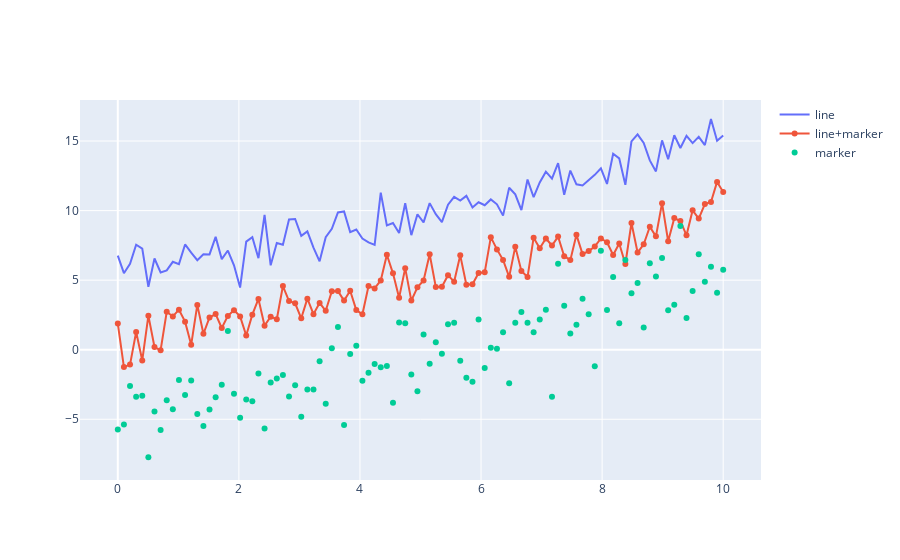

Source (notebook cell):
### Code cell
import numpy as np
import plotly.graph_objects as go
np.random.seed(0)
N=100
x1=np.linspace(0,10,N)
y1=5.+x1+np.random.randn(N)
y2=x1+np.random.randn(N)
y3=-5.+x1+np.random.normal(0,2,N)

fig=go.Figure()
fig.add_trace(go.Scatter(x=x1, y=y1, mode='lines', name='line'))
fig.add_trace(go.Scatter(x=x1, y=y2, mode='lines+markers', name='line+marker'))
fig.add_trace(go.Scatter(x=x1, y=y3, mode='markers', name='marker'))

fig.show()
